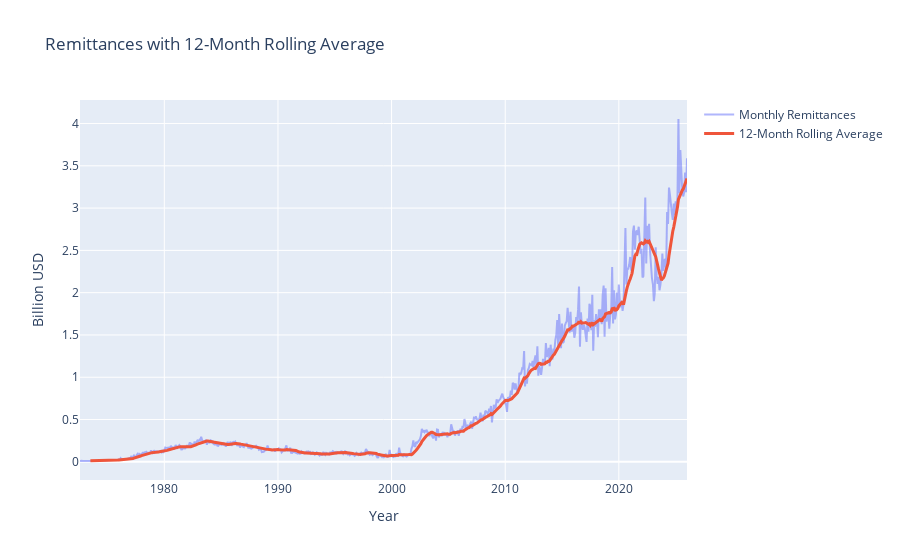

Source (notebook cell):
### Markdown cell above
#### **📉 12-Month Rolling Average**

### Code cell
import plotly.graph_objects as go

# Calculate 12-month rolling average (first 11 rows will be NaN)
df["Rolling_12M_Avg"] = df["Remittances_Billion_USD"].rolling(12).mean()

# Initialize a Plotly figure
fig = go.Figure()

# Add raw monthly remittances as a semi-transparent line for context
fig.add_trace(go.Scatter(
    x=df["Date"],
    y=df["Remittances_Billion_USD"],
    name="Monthly Remittances",
    opacity=0.5
))

# Add the 12-month rolling average as a thicker line to highlight trend
fig.add_trace(go.Scatter(
    x=df["Date"],
    y=df["Rolling_12M_Avg"],
    name="12-Month Rolling Average",
    line=dict(width=3)
))

# Set titles and unified hover mode (shows all series values on the same x hover)
fig.update_layout(
    title="Remittances with 12-Month Rolling Average",
    xaxis_title="Year",
    yaxis_title="Billion USD",
    hovermode="x unified"
)

# Render the figure
fig.show()

### Figure 1 — Plotly figure (JSON) as saved in the notebook; plotly's stock layout.template omitted (floating-point values rounded to 4 significant figures; data arrays with more than 128 entries replaced by an {"elided": "..."} marker saying what was removed)
{"data": [{"name": "Monthly Remittances", "opacity": 0.5, "type": "scatter", "x": {"elided": "642 str values"}, "y": {"elided": "642 float values"}}, {"line": {"width": 3}, "name": "12-Month Rolling Average", "type": "scatter", "x": {"elided": "642 str values"}, "y": {"elided": "642 float values"}}], "layout": {"hovermode": "x unified", "title": {"text": "Remittances with 12-Month Rolling Average"}, "xaxis": {"title": {"text": "Year"}}, "yaxis": {"title": {"text": "Billion USD"}}}}
